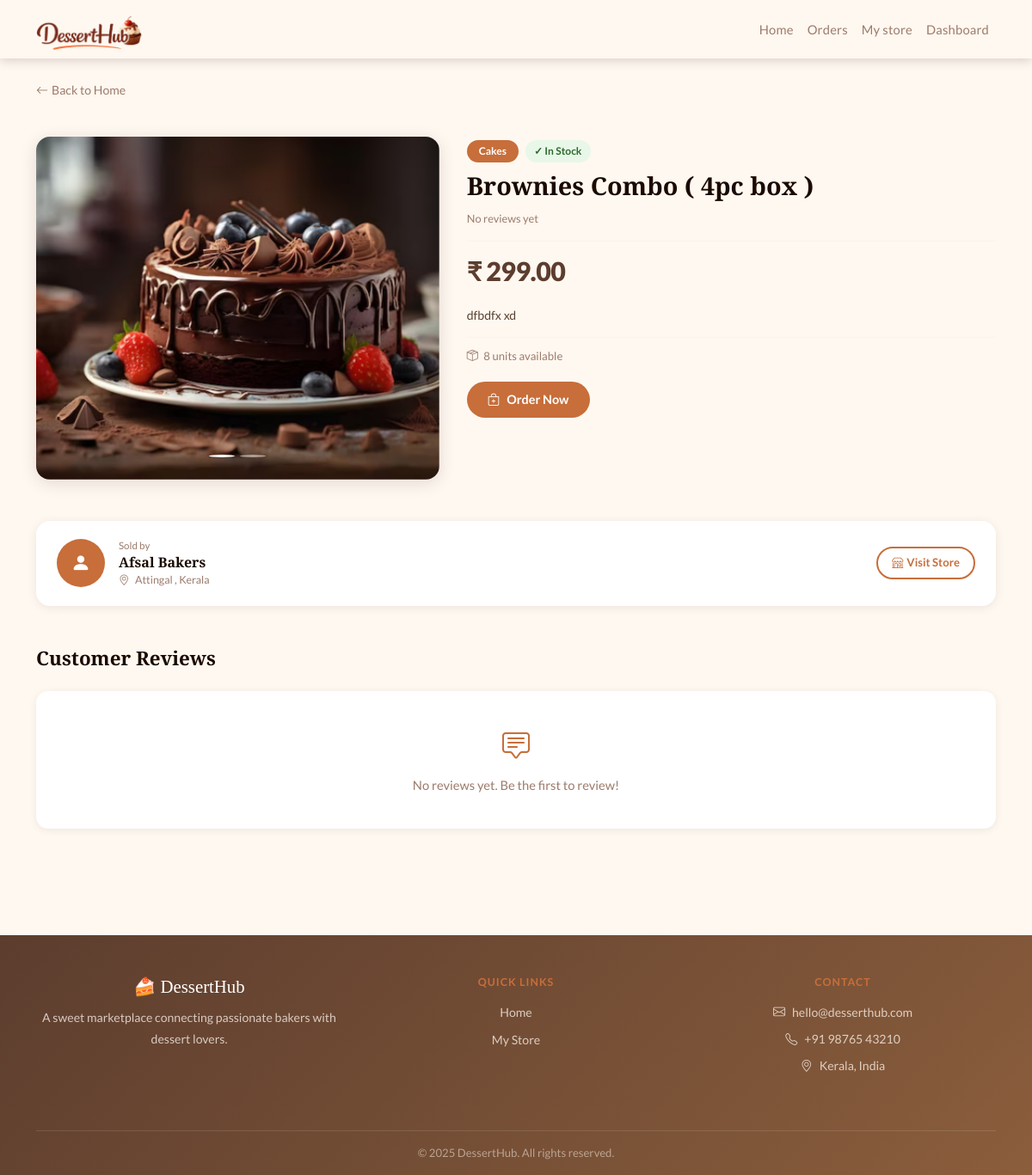
/product_detail/3/ (signed in), run on the app's committed database.
### store/models.py (models this page shows, shortened)
class ProductImage(models.Model):
    product=models.ForeignKey(Product,on_delete=models.CASCADE,related_name='images')
    image=models.ImageField(upload_to='product_images/')

class Product(models.Model):
     baker=models.ForeignKey(User,on_delete=models.CASCADE)
     category=models.ForeignKey(Category,on_delete=models.CASCADE)
     name=models.CharField(max_length=100)
     description=models.TextField()
     price=models.DecimalField(max_digits=10,decimal_places=2)
     stock=models.PositiveIntegerField()
     created_at=models.DateTimeField(auto_now_add=True)
     updated_at=models.DateTimeField(auto_now_add=True)
     is_available=models.BooleanField(default=True)

class Category(models.Model):
    name=models.CharField(max_length=100)
    image=models.ImageField(upload_to='Category', null=True,blank=True)
    def __str__(self):
        return self.name

### accounts/models.py (models this page shows, shortened)
class BakerProfile(models.Model):
    user = models.OneToOneField(User, on_delete=models.CASCADE, related_name='baker_profile')
    store_name= models.CharField(max_length=100,null=True, blank=True)
    description = models.TextField(null=True, blank=True)
    banner = models.ImageField(upload_to='banners/', null=True, blank=True)
    phone = models.CharField(max_length=15, null=True, blank=True)
    city = models.CharField(max_length=100, null=True, blank=True)
    state = models.CharField(max_length=100, null=True, blank=True)
    profile_pic = models.ImageField(upload_to='baker_profiles/', null=True, blank=True)
    business_type = models.CharField(max_length=20, choices=BUSINESS_TYPE_CHOICES, null=True, blank=True)
    accepts_custom_orders = models.BooleanField(default=False)
    fssai_number = models.CharField(max_length=20, null=True, blank=True)
    fssai_document = models.ImageField(upload_to='documents/fssai/', null=True, blank=True)
    gst_number = models.CharField(max_length=20, null=True, blank=True)
    years_of_experience = models.PositiveIntegerField(null=True, blank=True)
    aadhaar_number = models.CharField(max_length=12, null=True, blank=True)
    aadhaar_image_front = models.ImageField(upload_to='documents/aadhaar/', null=True, blank=True)
    aadhaar_image_back = models.ImageField(upload_to='documents/aadhaar/', null=True, blank=True)
    aadhaar_verified = models.BooleanField(default=False)
    is_verified = models.BooleanField(default=False)  # admin manually verifies
    created_at = models.DateTimeField(auto_now_add=True)

### store/views.py (the view)
# urls.py: path('product_detail/<int:id>/', views.product_detailfn, name='product_detail'),
@login_required(login_url='/login')
def product_detailfn(request, id):
    from orders.models import Review
    product = get_object_or_404(Product, id=id)
    images = ProductImage.objects.filter(product=product)
    reviews = Review.objects.filter(product=product).order_by('-created_at')
    user_review = None
    if request.user.is_authenticated:
        user_review = Review.objects.filter(
            customer=request.user,
            product=product
        ).first()
    return render(request, 'store/product_detail.html', {
        'product': product,
        'images': images,
        'reviews': reviews,
        'user_review': user_review,
    })

### store/templates/store/product_detail.html (shortened to what this page needs)
{% extends 'base.html' %}
{% load static %}
{% block style %}
<link rel="stylesheet" href="{% static 'css/store/product_detail.css' %}">
{% endblock %}
{% block content %}
<div class="container py-4">
    <a href="/" class="back-link">
        <i class="bi bi-arrow-left me-1"></i>Back to Home
    </a>
    <div class="product-section mt-4">
        <div class="product-left">
            <div class="gallery-wrapper">
                <div id="productGallery" class="carousel slide" data-bs-ride="carousel">
                    {% if product.images.count > 1 %}
                    <div class="carousel-indicators gallery-dots">
                        {% for img in product.images.all %}
                        <button type="button"
                                data-bs-target="#productGallery"
                                data-bs-slide-to="{{ forloop.counter0 }}"
                                class="{% if forloop.first %}active{% endif %}">
                        </button>
                        {% endfor %}
                    </div>
                    {% endif %}
                    <div class="carousel-inner">
                        {% for img in product.images.all %}
                        <div class="carousel-item {% if forloop.first %}active{% endif %}">
                            <img src="{{ img.image.url }}"
                                 alt="{{ product.name }}"
                                 class="gallery-img">
                        </div>
                        {% empty %}
                        <div class="carousel-item active">
                            <img src="{% static 'images/store/default_product.png' %}"
                                 alt="{{ product.name }}"
                                 class="gallery-img">
                        </div>
                        {% endfor %}
                    </div>
                </div>
            </div>
        </div>
        <div class="product-right">
            <div class="product-detail-body">
                <div class="d-flex align-items-center gap-2 mb-2">
                    <span class="badge-category">{{ product.category }}</span>
                    {% if product.is_available %}
                        <span class="badge-stock in">✓ In Stock</span>
                    {% else %}
                        <span class="badge-stock out">✕ Out of Stock</span>
                    {% endif %}
                </div>
                <h1 class="product-title">{{ product.name }}</h1>
                <div class="rating-summary mb-3">
                    {% if reviews %}
                        <span class="stars">
                            <i class="bi bi-star-fill"></i>
                            <i class="bi bi-star-fill"></i>
                            <i class="bi bi-star-fill"></i>
                            <i class="bi bi-star-fill"></i>
                            <i class="bi bi-star-half"></i>
                        </span>
                        <span class="rating-count">{{ reviews|length }} review{{ reviews|length|pluralize }}</span>
                    {% else %}
                        <span class="rating-count">No reviews yet</span>
                    {% endif %}
                </div>
                <hr class="detail-divider">
                <div class="price-block mb-3">
                    <span class="current-price">₹ {{ product.price }}</span>
                </div>
                <p class="product-desc">{{ product.description }}</p>
                <hr class="detail-divider">
                <p class="stock-count">
                    <i class="bi bi-box-seam me-1"></i>
                    {{ product.stock }} units available
                </p>
                {% if product.is_available %}
                <div class="action-buttons">
                    <a href="/place_order/{{ product.id }}" class="btn-order-now">
                        <i class="bi bi-bag-plus me-2"></i>Order Now
                    </a>
                </div>
                {% else %}
                <button class="btn-order-now unavailable" disabled>
                    Currently Unavailable
                </button>
                {% endif %}
            </div>
        </div>
    </div>
    <div class="baker-card mt-5">
        <div class="d-flex align-items-center gap-3">
            {% if product.baker.baker_profile.profile_pic %}
                <img src="{{ product.baker.baker_profile.profile_pic.url }}"
                     alt="{{ product.baker.username }}"
                     class="baker-avatar">
            {% else %}
                <div class="baker-avatar-placeholder">
                    <i class="bi bi-person-fill"></i>
                </div>
            {% endif %}
            <div>
                <p class="baker-label">Sold by</p>
                <h5 class="baker-name">{{ product.baker.baker_profile.store_name|default:product.baker.username }}</h5>
                <p class="baker-meta">
                    <i class="bi bi-geo-alt me-1"></i>
                    {{ product.baker.baker_profile.city|default:"" }}
                    {% if product.baker.baker_profile.state %}, {{ product.baker.baker_profile.state }}{% endif %}
                </p>
            </div>
            <a href="/my-store/{{product.baker.baker_profile.id}}" class="btn-visit-store ms-auto">
                <i class="bi bi-shop me-1"></i>Visit Store
            </a>
        </div>
    </div>
    <div class="reviews-section mt-5">
        <div class="d-flex align-items-center justify-content-between mb-4">
            <h3 class="section-title mb-0">
                Customer Reviews
            </h3>
        </div>
        {% if reviews %}
            {% for review in reviews %}
            <div class="review-card mb-3" id="review-{{ review.id }}">
                <div class="d-flex align-items-center gap-2 mb-2">
                    {% if review.customer.profile.profile_pic %}
                        <img src="{{ review.customer.profile.profile_pic.url }}"
                            alt="{{ review.customer.username }}"
                            class="reviewer-avatar">
                    {% else %}
                        <div class="reviewer-avatar">
                            {{ review.customer.username|first|upper }}
                        </div>
                    {% endif %}
                    <div class="flex-grow-1">
                        <p class="reviewer-name">{{ review.customer.username }}</p>
                        <div class="review-stars">
                            {% for i in "12345" %}
                                {% if forloop.counter <= review.rating %}
                                    <i class="bi bi-star-fill"></i>
                                {% else %}
                                    <i class="bi bi-star"></i>
                                {% endif %}
                            {% endfor %}
                        </div>
                    </div>
                    <span class="review-date">{{ review.created_at|date:"d M Y" }}</span>
                    {% if request.user == review.customer %}
                    <div class="review-actions">
                        <button class="btn-review-action edit"
                                onclick="toggleEditForm({{ review.id }})"
                                title="Edit Review">
                            <i class="bi bi-pencil"></i>
                        </button>
                        <form method="POST" action="/delete-review/{{ review.id }}/"
                              style="display:inline;"
                              onsubmit="return confirm('Delete this review?')">
                            {% csrf_token %}
                            <button type="submit" class="btn-review-action delete" title="Delete Review">
                                <i class="bi bi-trash3"></i>
                            </button>
                        </form>
                    </div>
                    {% endif %}
                </div>
                {% if review.comment %}
                    <p class="review-text">{{ review.comment }}</p>
                {% endif %}
                {% if request.user == review.customer %}
                <div class="edit-review-form mt-3" id="edit-form-{{ review.id }}" style="display:none;">
                    <form method="POST" action="/edit-review/{{ review.id }}/">
                        {% csrf_token %}
                        <div class="mb-2">
                            <label class="review-form-label">Rating</label>
                            <select name="rating" class="form-control auth-input" style="max-width:180px;">
                                {% for i in "12345" %}
                                <option value="{{ forloop.counter }}"
                                    {% if forloop.counter == review.rating %}selected{% endif %}>
                                    {{ forloop.counter }} Star{% if forloop.counter > 1 %}s{% endif %}
                                </option>
                                {% endfor %}
                            </select>
                        </div>
                        <div class="mb-2">
                            <label class="review-form-label">Comment</label>
                            <textarea name="comment"
                                      class="form-control review-textarea"
                                      rows="2">{{ review.comment }}</textarea>
                        </div>
                        <div class="d-flex gap-2 mt-2">
                            <button type="submit" class="btn-submit-review"
                                    style="padding: 7px 20px; font-size:0.82rem;">
                                <i class="bi bi-check2 me-1"></i>Save Changes
                            </button>
                            <button type="button" class="btn-cancel-edit"
                                    onclick="toggleEditForm({{ review.id }})">
                                Cancel
                            </button>
                        </div>
                    </form>
                </div>
                {% endif %}
            </div>
            {% endfor %}
        {% else %}
            <div class="no-reviews">
                <i class="bi bi-chat-square-text"></i>
                <p>No reviews yet. Be the first to review!</p>
            </div>
        {% endif %}
    </div>
</div>
{% endblock %}

### data on the page
ProductImage: image (picture)
Product: category "Cakes", name "Brownies Combo ( 4pc box )", price "299.00", description "dfbdfx xd", stock "8", baker.baker_profile.store_name "Afsal Bakers", baker.baker_profile.city "Attingal", baker.baker_profile.state "Kerala"
